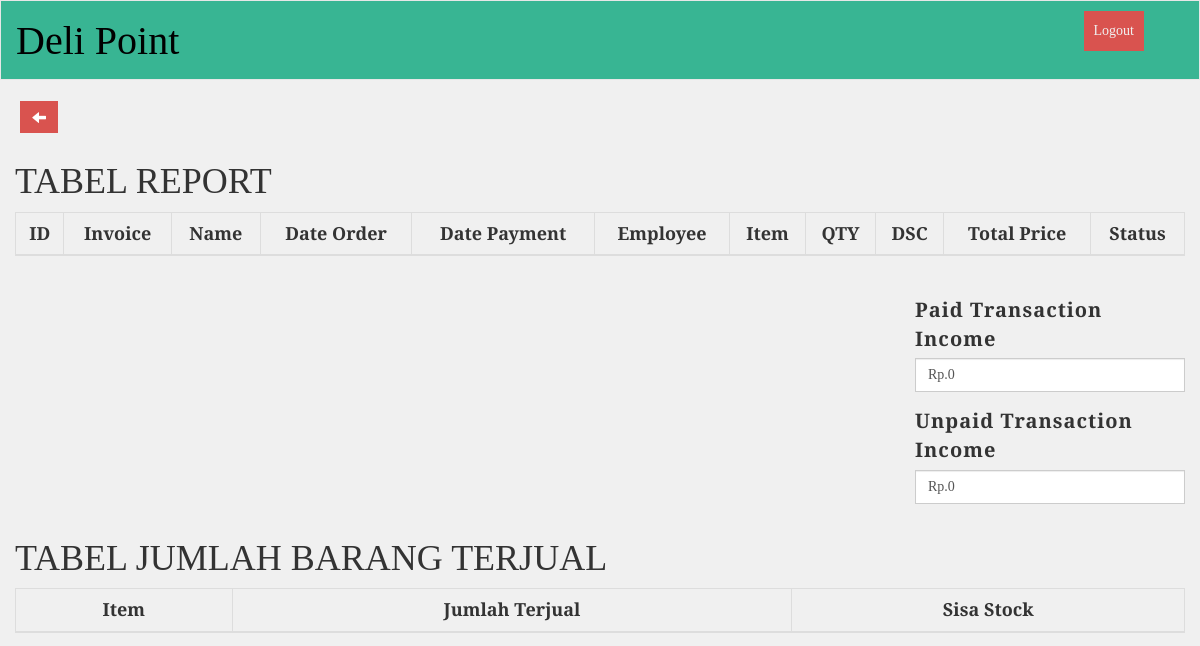
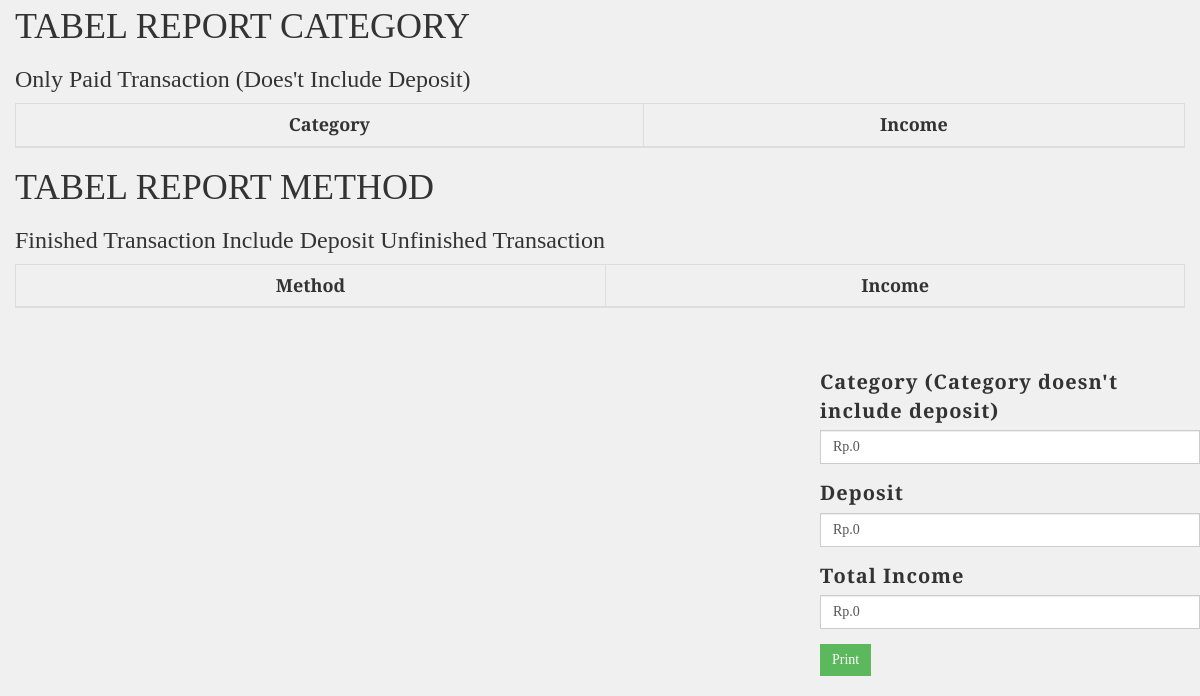
The app's page /dayReport.php (signed in), older data (2 pictures, top to bottom).
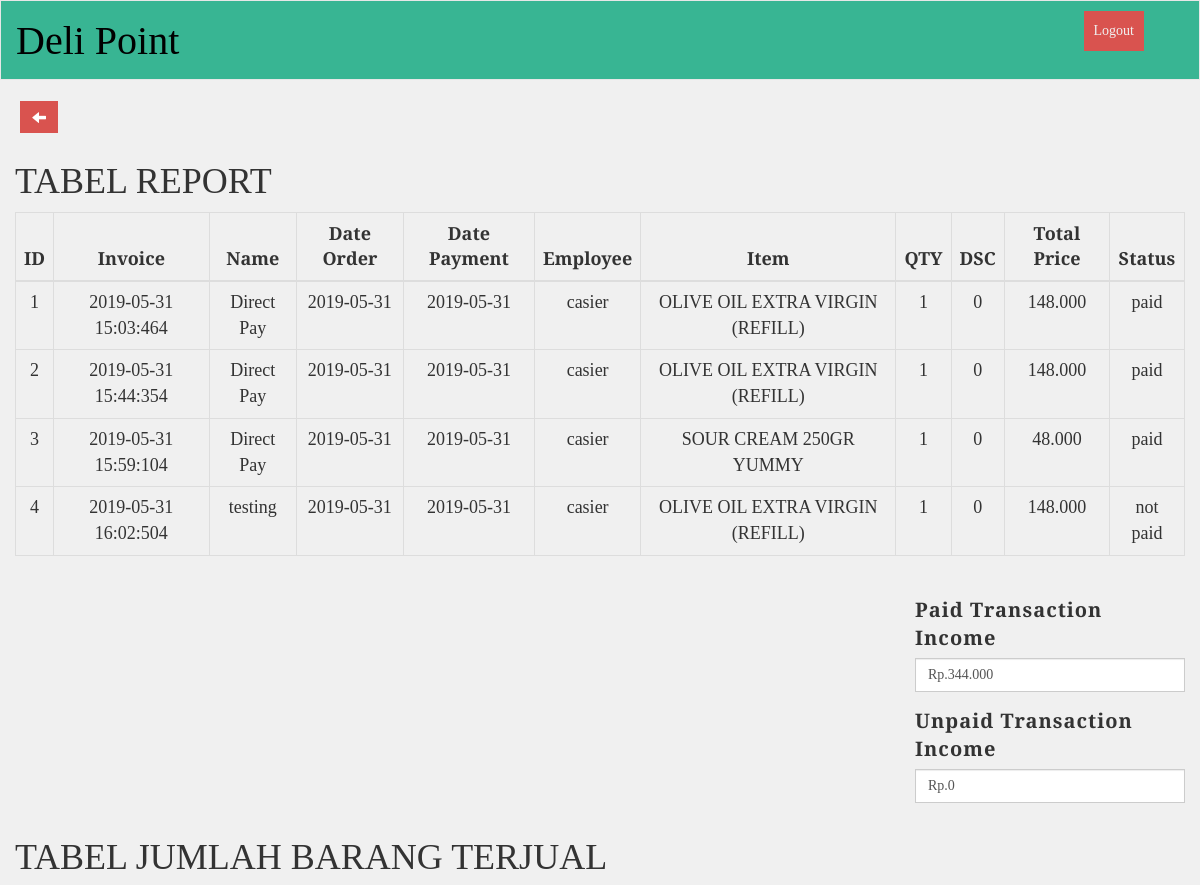
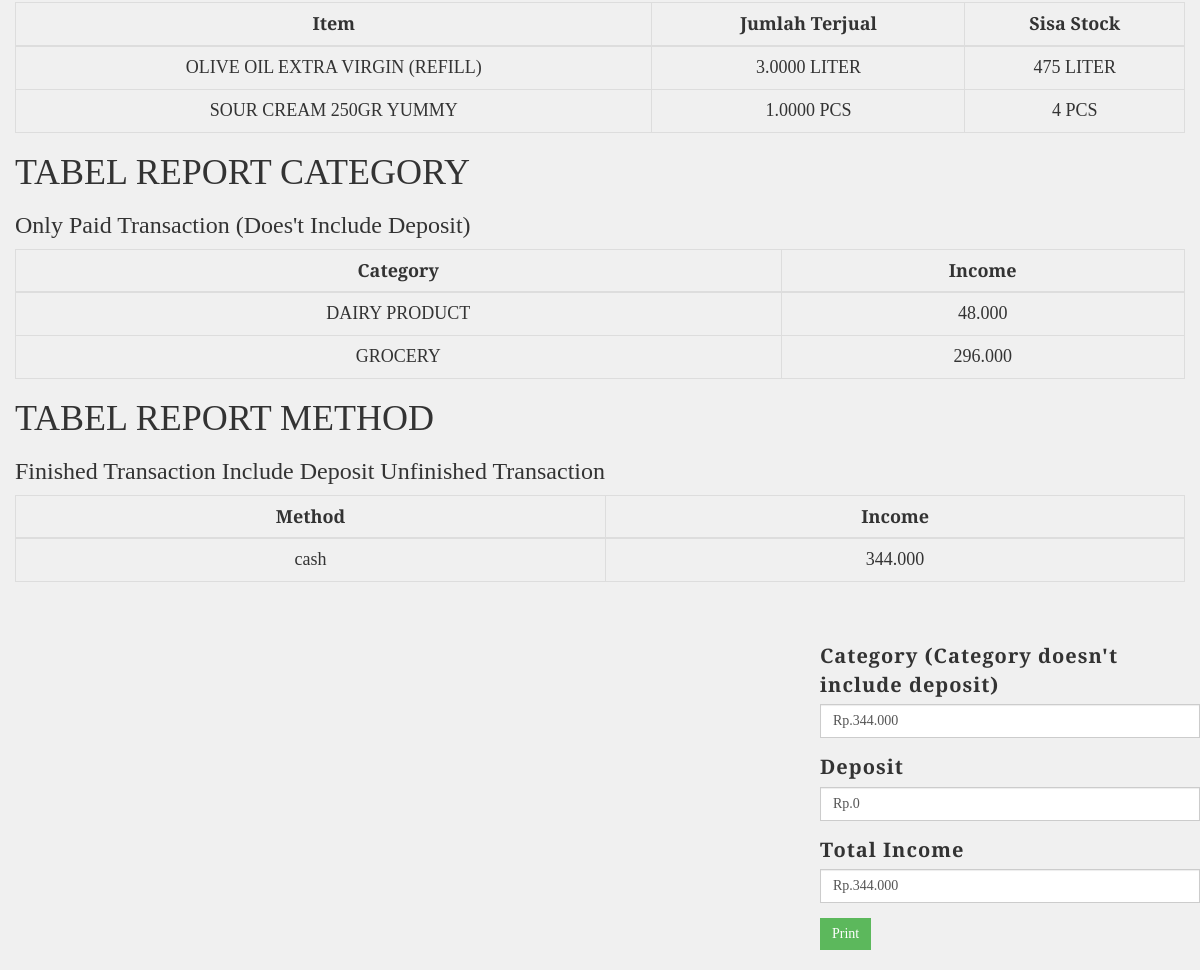
The same page, newer data (2 pictures, top to bottom).
### tables this page shows
CREATE TABLE `tb_transaksi` (
  `id` int(11) NOT NULL AUTO_INCREMENT,
  `invoice` varchar(200) NOT NULL,
  `nm_transaksi` varchar(200) NOT NULL,
  `tnggl` datetime NOT NULL,
  `id_employee` int(11) unsigned NOT NULL,
  `id_item` int(11) unsigned NOT NULL,
  `qty` float unsigned NOT NULL,
  `discount` float unsigned NOT NULL,
  `total_price` float unsigned NOT NULL,
  `description` text NOT NULL,
  `statuss` int(11) unsigned NOT NULL,
  `tnggl2` datetime NOT NULL,
  PRIMARY KEY (`id`),
  KEY `id_employee` (`id_employee`),
  KEY `id_item` (`id_item`),
  CONSTRAINT `tb_transaksi_ibfk_1` FOREIGN KEY (`id_employee`) REFERENCES `tb_employee` (`id`),
  CONSTRAINT `tb_transaksi_ibfk_2` FOREIGN KEY (`id_item`) REFERENCES `tb_barang` (`id`)
);

### dayReport.php (the view, shortened to what the changed rows need)
<?php
include_once 'koneksi.php';
$barang = mysqli_query($conn, "SELECT tb_transaksi.invoice, nm_transaksi, Date(tnggl) as tnggl, Date(tnggl2) as tnggl2, (SELECT nama FROM tb_employee WHERE id=id_employee) AS nama_pegawai, (SELECT item FROM tb_barang WHERE id=id_item ) AS item, qty, discount, total_price, statuss FROM tb_transaksi WHERE DATE(tnggl)=CURDATE()");
$kategori= mysqli_query($conn, "SELECT TK.nm_kategori, SUM(TT.total_price) AS income FROM tb_transaksi TT INNER JOIN tb_barang TB ON TT.id_item=TB.id INNER JOIN tb_kategori TK ON TB.kategori=TK.id WHERE DATE(tnggl)=CURDATE() AND TT.statuss=1 GROUP BY TK.nm_kategori;");
$method= mysqli_query($conn, "SELECT method,SUM(payment+deposit) AS payment FROM tb_deposit WHERE `date`=CURDATE() GROUP BY method;");
$paidTrans= mysqli_query($conn,"SELECT SUM(total_price) AS total_price FROM tb_transaksi WHERE DATE(tnggl)=CURDATE() AND statuss=1;");
$barang_terjual=mysqli_query($conn,"SELECT TB.item, TB.stock, ROUND(SUM(TT.qty),4) AS qty, TB.unit FROM tb_barang TB INNER JOIN tb_transaksi TT ON TB.id=TT.id_item WHERE DATE(tnggl2)=CURDATE() GROUP BY TB.id;");
$total_no_deposit=0;
$paidIncome=0;
foreach ($paidTrans as $paid){
	$paidIncome=$paidIncome+$paid["total_price"];
}
?>
<!DOCTYPE html>
<html>
	<?php include("./templates/header.php"); ?>
	<link rel="stylesheet" type="text/css" href="./css/stockStyle.css">
	<link rel="stylesheet" href="./assets/jquery-ui.css">
	<body>
		<form action="finishReport.php" method="POST" accept-charset="utf-8">
			<div class="container-fluid">
				<div class="row">
					<div class="col-md-12" id="mytable">
					<a href="mainMenu.php" style="margin-left: 5px; margin-bottom: 10px;" type="button" class="btn btn-danger glyphicon glyphicon-arrow-left" ></a><br>
					<h1> TABEL REPORT</h1>
					<table id="example" class="table table-bordered" style="width: 100%;">
						<thead>
							<tr>
								<th>ID</th>
								<th>Invoice</th>
								<th>Name</th>
								<th>Date Order</th>
								<th>Date Payment</th>
								<th>Employee</th>
								<th>Item</th>
								<th>QTY</th>
								<th>DSC</th>
								<th>Total Price</th>
								<th>Status</th>
							</tr>
						</thead>
						<tbody>
							<?php
							$no=1;
							foreach ($barang as $data) {?>
							<tr>
								<td><?php echo $no ?></td>
								<td><?php echo $data["invoice"];?></td>
								<td><?php echo ($data["nm_transaksi"]=="" ? "Direct Pay": $data["nm_transaksi"]);?></td>
								<td><?php echo $data["tnggl2"];?></td>
								<td><?php echo $data["tnggl"];?></td>
								<td><?php echo $data["nama_pegawai"];?></td>
								<td><?php echo $data["item"];?></td>
								<td><?php echo $data["qty"];?></td>
								<td><?php echo $data["discount"];?></td>
								<td><?php echo rupiah(ROUND($data["total_price"]/1000)*1000);?></td>
								<td><?php if($data["statuss"]==0)
								{
									echo("not paid");
								}
								else{
									echo("paid");
								}
								?></td>
							</tr>
							<?php $no++; }?>
						</tbody>
					</table><br>
					<div class="row">
						<div class="col-md-3 ">
							<div class="form-group fontsize">
								<label for="">Paid Transaction Income</label>
								<div class="form-control"
								><?php echo "Rp.".rupiah(ROUND($paidIncome/1000)*1000); ?></div>
							</div>
						</div>
					</div>
					<h1> TABEL JUMLAH BARANG TERJUAL </h1>
					<table id="example4" class="table table-bordered" style="width: 100%;">
						<thead>
							<tr>
								<th>Item</th>
								<th>Jumlah Terjual</th>
								<th>Sisa Stock</th>
							</tr>
						</thead>
						<tbody>
							<?php
							foreach ($barang_terjual as $i) {?>
							<tr>
								<td><?php echo $i["item"];?></td>
								<td><?php echo $i["qty"]." ".$i["unit"];?></td>
								<td><?php echo $i["stock"]." ".$i["unit"];;?></td>
							</tr>
							<?php
							}
							?>
						</tbody>
					</table>
					<h1> TABEL REPORT CATEGORY </h1>
					<table id="example2" class="table table-bordered" style="width: 100%;">
						<thead>
							<tr>
								<th>Category</th>
								<th>Income</th>
							</tr>
						</thead>
						<tbody>
							<?php
							$no=1;
							foreach ($kategori as $i) {?>
							<tr>
								<td><?php echo $i["nm_kategori"];?></td>
								<td><?php echo rupiah($i["income"]);?></td>
								<?php $total_no_deposit=$total_no_deposit+$i["income"]; ?>
							</tr>
							<?php $no++; }?>
						</tbody>
					</table>
					<h1> TABEL REPORT METHOD</h1>
					<table id="example3" class="table table-bordered" style="width: 100%;">
						<thead>
							<tr>
								<th>Method</th>
								<th>Income</th>
							</tr>
						</thead>
						<tbody>
							<?php
							$no=1;
							$total_income=0;
							foreach ($method as $j) {?>
							<tr>
								<td><?php echo $j["method"];?></td>
								<td><?php echo rupiah($j["payment"]);?></td>
								<?php $total_income=$total_income+$j["payment"]; ?>
							</tr>
							<?php $no++; }?>
						</tbody>
					</table><br><br>
				</div>
				<div class="row">
				<div class="col-md-4">
					<div class="form-group fontsize">
						<label for="">Category (Category doesn't include deposit)</label>
						<div class="form-control"><?php echo "Rp.".rupiah(ROUND($total_no_deposit/1000)*1000); ?></div>
					</div>
					<div class="form-group fontsize">
						<label for="">Total Income</label>
						<div class="border border-primary form-control"><?php echo "Rp.".rupiah(ROUND(($total_income)/1000)*1000); ?></div>
					</div>
					<a href="export_excel.php" type="button" class="btn btn-success" >Print</a><br>
				</div>
			</div>
		</form>
		<?php include("./templates/footer.php"); ?>
	</body>
</html>

Row changes from the older to the newer data that the page shows:
added tb_transaksi: invoice "2019-05-31 15:03:464", nm_transaksi "Direct Pay", tnggl2 "2019-05-31", tnggl "2019-05-31", nama_pegawai "casier", item "OLIVE OIL EXTRA VIRGIN (REFILL)", qty "1", discount "0", rupiah(ROUND($data['total_price']/1000)*1000) "148.000", statuss "paid"
added tb_transaksi: invoice "2019-05-31 15:44:354", nm_transaksi "Direct Pay", tnggl2 "2019-05-31", tnggl "2019-05-31", nama_pegawai "casier", item "OLIVE OIL EXTRA VIRGIN (REFILL)", qty "1", discount "0", rupiah(ROUND($data['total_price']/1000)*1000) "148.000", statuss "paid"
added tb_transaksi: invoice "2019-05-31 15:59:104", nm_transaksi "Direct Pay", tnggl2 "2019-05-31", tnggl "2019-05-31", nama_pegawai "casier", item "SOUR CREAM 250GR YUMMY", qty "1", discount "0", rupiah(ROUND($data['total_price']/1000)*1000) "48.000", statuss "paid"
added tb_transaksi: invoice "2019-05-31 16:02:504", nm_transaksi "testing", tnggl2 "2019-05-31", tnggl "2019-05-31", nama_pegawai "casier", item "OLIVE OIL EXTRA VIRGIN (REFILL)", qty "1", discount "0", rupiah(ROUND($data['total_price']/1000)*1000) "148.000", statuss "not paid"
Text that changed along with them:
rupiah(ROUND($paidIncome/1000)*1000): "0" → "344.000"
rupiah(ROUND($total_no_deposit/1000)*1000): "0" → "344.000"
rupiah(ROUND(($total_income)/1000)*1000): "0" → "344.000"
new list line: "OLIVE OIL EXTRA VIRGIN (REFILL) 3.0000 LITER 475 LITER"
new list line: "SOUR CREAM 250GR YUMMY 1.0000 PCS 4 PCS"
new list line: "DAIRY PRODUCT 48.000"
new list line: "GROCERY 296.000"
new list line: "cash 344.000"
